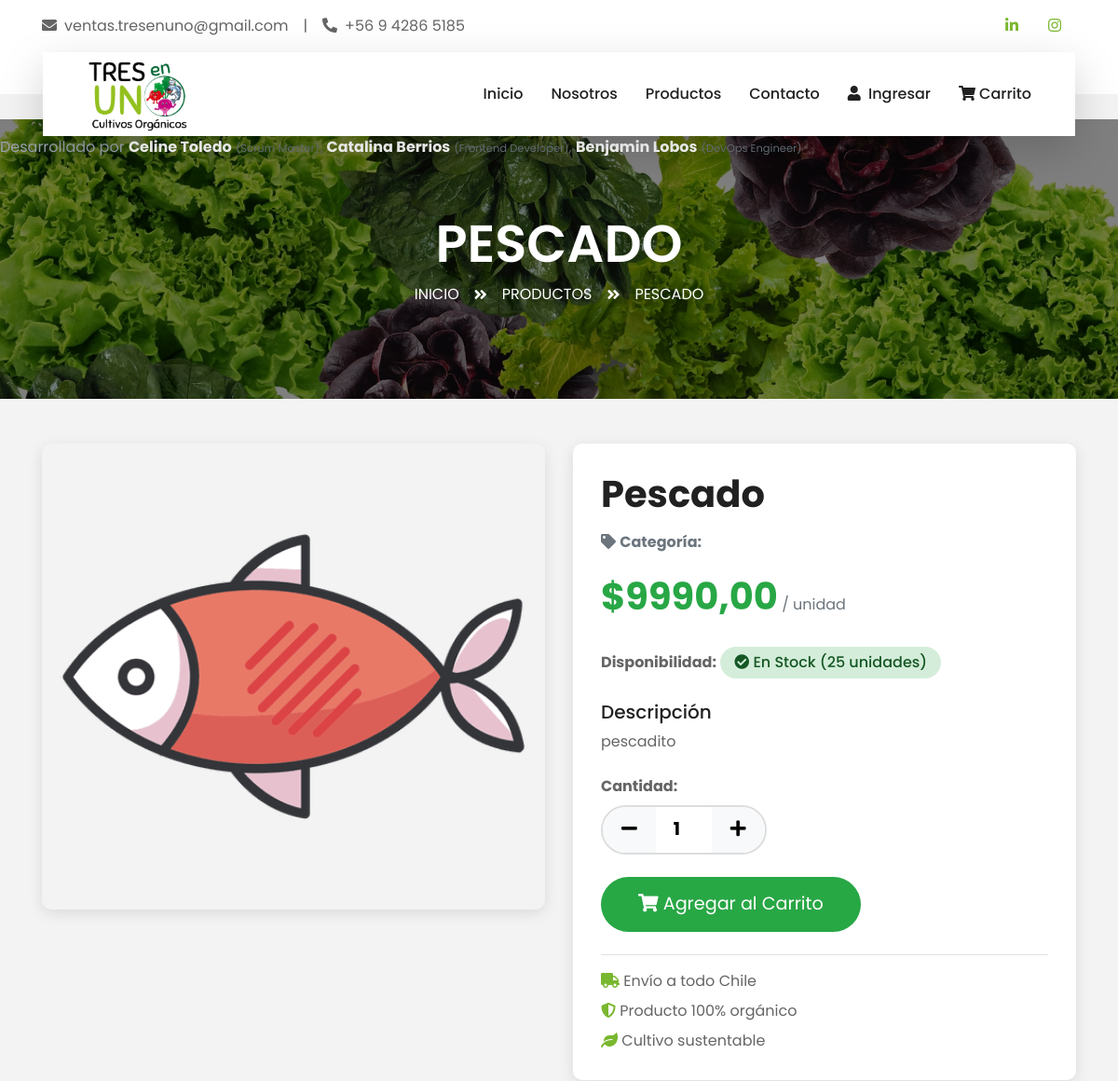
The page /producto/5/ (upper part) on the database as committed earlier.
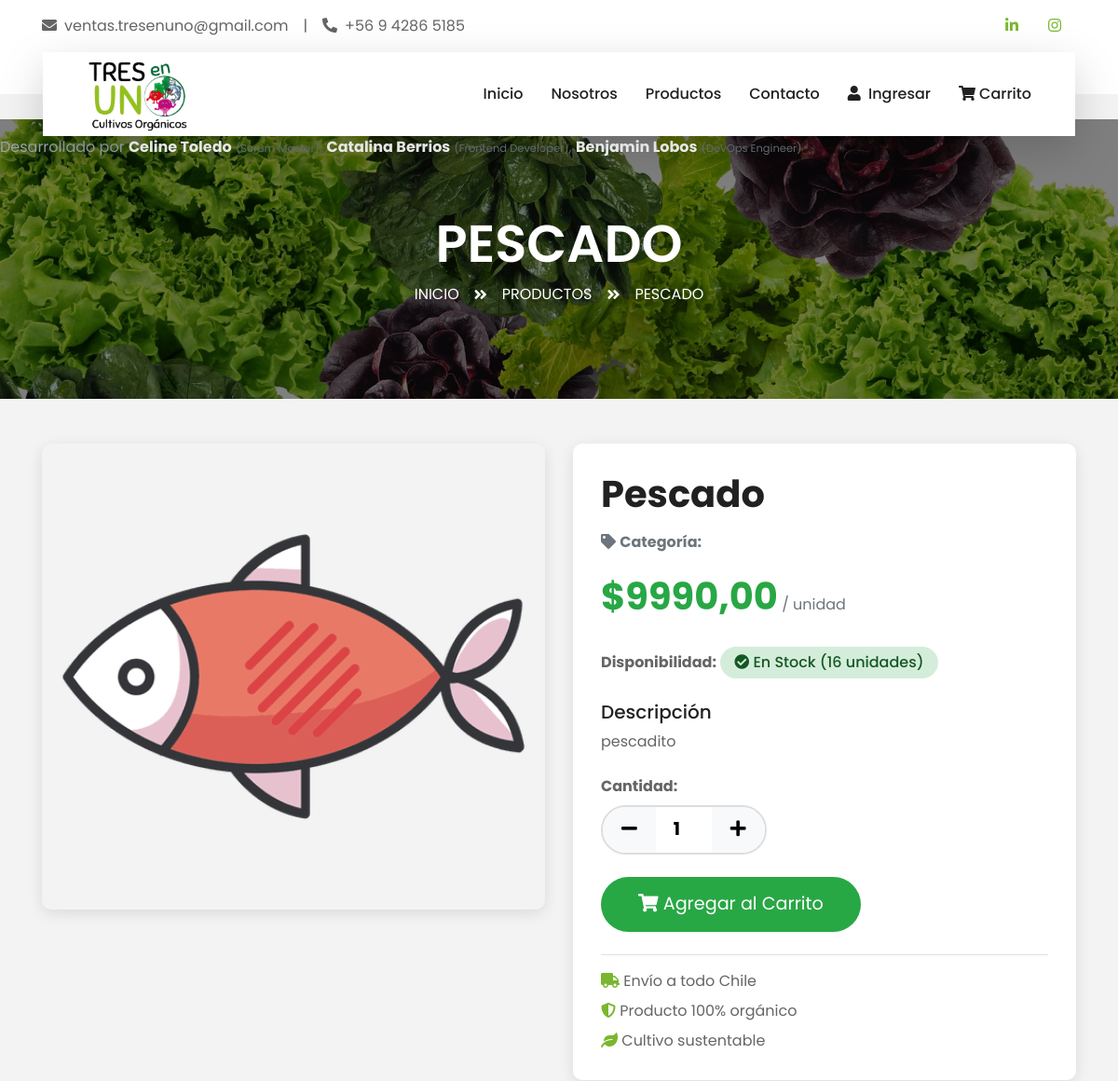
The same page on the database as committed later.
### miapp/models.py (models this page shows, shortened)
class Producto(models.Model):
    UNIDADES_MEDIDA = [
        ('unidad', 'Unidad'),
        ('kg', 'Kilogramo'),
        ('gr', 'Gramo'),
        ('lt', 'Litro'),
        ('ml', 'Mililitro'),
        ('paquete', 'Paquete'),
        ('caja', 'Caja'),
    ]
    nombre = models.CharField(
        max_length=100,
        db_index=True,
        verbose_name="Nombre del producto"
    )
    descripcion = models.TextField(
        max_length=500,
        verbose_name="Descripción"
    )
    precio_unitario = models.DecimalField(
        max_digits=10,
        decimal_places=2,
        verbose_name="Precio unitario",
        help_text="Precio en pesos chilenos"
    )
    unidad_medida = models.CharField(
        max_length=20,
        choices=UNIDADES_MEDIDA,
        default='unidad',
        verbose_name="Unidad de medida"
    )
    stock_disponible = models.IntegerField(
        default=0,
        verbose_name="Stock disponible",
        help_text="Cantidad disponible en inventario"
    )
    categoria = models.ForeignKey(
        Categoria,
        on_delete=models.PROTECT,  # PROTECT en lugar de CASCADE
        related_name='productos',
        verbose_name="Categoría"
    )
    imagen = models.ImageField(
        upload_to='productos/',  # Guarda directamente en productos/
        null=True,
        blank=True,
        verbose_name="Imagen del producto",
        help_text="Imagen principal del producto"
    )
    activo = models.BooleanField(
        default=True,
        verbose_name="Activo",
        help_text="Indica si el producto está activo para venta"
    )
    fecha_creacion = models.DateTimeField(auto_now_add=True, verbose_name="Fecha de creación")
    fecha_modificacion = models.DateTimeField(auto_now=True, verbose_name="Última modificación")
    class Meta:
        db_table = 'productos'
        verbose_name = 'Producto'
        verbose_name_plural = 'Productos'
        ordering = ['-fecha_creacion']
        indexes = [
            models.Index(fields=['nombre']),
            models.Index(fields=['categoria', 'activo']),
            models.Index(fields=['-fecha_creacion']),
        ]

### miapp/views.py (the view)
# urls.py: path('producto/<int:producto_id>/', views.detalle_producto, name='detalle_producto'),
def detalle_producto(request, producto_id):
    producto = get_object_or_404(Producto, pk=producto_id)
    ofertas_activas = Oferta.objects.filter(
        producto=producto,
        fecha_fin__gte=timezone.now(),
        fecha_inicio__lte=timezone.now(),
        activa=True
    )
    productos_relacionados = Producto.objects.filter(
        categoria=producto.categoria,  # ← PROBABLEMENTE SEA ASÍ
        activo=True
    ).exclude(
        id=producto.id
    ).prefetch_related(
        Prefetch('ofertas',
                queryset=Oferta.objects.filter(
                    fecha_fin__gte=timezone.now(),
                    fecha_inicio__lte=timezone.now(),
                    activa=True
                ),
                to_attr='ofertas_activas')
    ).order_by('?')[:3]
    contexto = {
        'producto': producto,
        'ofertas': ofertas_activas,
        'productos_relacionados': productos_relacionados,  # ← LÍNEA NUEVA
        'now': timezone.now(),
    }
    return render(request, 'miapp/detalle_producto.html', contexto)

### miapp/templates/miapp/detalle_producto.html (shortened to what the changed rows need)
{% load static %}
<!DOCTYPE html>
<html lang="es">
<head>
    <link href="https://cdnjs.cloudflare.com/ajax/libs/font-awesome/5.10.0/css/all.min.css" rel="stylesheet">
    <link href="{% static 'css/style.css' %}" rel="stylesheet">
</head>
<body>
    <div class="container-fluid page-header">
        <div class="container">
            <div class="d-flex flex-column align-items-center justify-content-center" style="min-height: 300px">
                <h3 class="display-4 text-white text-uppercase">{{ producto.nombre }}</h3>
                <div class="d-inline-flex text-white">
                    <p class="m-0 text-uppercase"><a class="text-white" href="{% url 'inicio' %}">Inicio</a></p>
                    <i class="fa fa-angle-double-right pt-1 px-3"></i>
                    <p class="m-0 text-uppercase"><a class="text-white" href="{% url 'listar_productos' %}">Productos</a></p>
                    <i class="fa fa-angle-double-right pt-1 px-3"></i>
                    <p class="m-0 text-uppercase">{{ producto.nombre }}</p>
                </div>
            </div>
        </div>
    </div>
    <div class="container-fluid py-5">
        <div class="container">
            <div class="row">
                <div class="col-lg-6 mb-4">
                    <div class="product-image-carousel position-relative">
                        {% if producto.imagen %}
                            <img src="{{ producto.imagen.url }}" alt="{{ producto.nombre }}" class="product-image-main">
                        {% else %}
                            <img src="{% static 'img/default-product.jpg' %}" alt="Sin imagen" class="product-image-main">
                        {% endif %}
                    </div>
                </div>
                <div class="col-lg-6">
                    <div class="product-info">
                        <h1 class="mb-3">{{ producto.nombre }}</h1>
                        <p class="text-muted mb-3">
                            <i class="fa fa-tag"></i>
                            <strong>Categoría:</strong> {{ producto.id_categoria.nombre_categoria }}
                        </p>
                        <div class="mb-4">
                            {% if ofertas %}
                                {% for oferta in ofertas %}
                                    {% if forloop.first %}
                                        <span class="precio-original">${{ producto.precio_unitario }}</span>
                                        <span class="precio-oferta">${{ oferta.precio_oferta }}</span>
                                        <p class="text-muted mb-0">
                                            <small>Oferta válida hasta: {{ oferta.fecha_fin|date:"d/m/Y H:i" }}</small>
                                        </p>
                                    {% endif %}
                                {% endfor %}
                            {% else %}
                                <span class="precio-normal">${{ producto.precio_unitario }}</span>
                            {% endif %}
                            <span class="text-muted"> / {{ producto.unidad_medida }}</span>
                        </div>
                        <div class="mb-4">
                            <strong>Disponibilidad:</strong>
                            {% if producto.stock_disponible > 10 %}
                                <span class="stock-badge stock-disponible">
                                    <i class="fa fa-check-circle"></i> En Stock ({{ producto.stock_disponible }} unidades)
                                </span>
                            {% elif producto.stock_disponible > 0 %}
                                <span class="stock-badge stock-bajo">
                                    <i class="fa fa-exclamation-triangle"></i> Últimas unidades ({{ producto.stock_disponible }} disponibles)
                                </span>
                            {% else %}
                                <span class="stock-badge stock-agotado">
                                    <i class="fa fa-times-circle"></i> Agotado
                                </span>
                            {% endif %}
                        </div>
                        <div class="mb-4">
                            <h5>Descripción</h5>
                            <p>{{ producto.descripcion }}</p>
                        </div>
                        <div class="mb-4">
                            <label class="d-block mb-2"><strong>Cantidad:</strong></label>
                            <div class="cantidad-selector">
                            </div>
                        </div>
                        <div class="mb-3">
                            <button class="btn btn-agregar-carrito" id="btn-agregar-carrito"
                                    {% if producto.stock_disponible == 0 %}disabled{% endif %}>
                            </button>
                        </div>
                        <div class="border-top pt-3 mt-4">
                            <p class="mb-2"><i class="fa fa-truck text-primary"></i> Envío a todo Chile</p>
                            <p class="mb-2"><i class="fa fa-shield-alt text-primary"></i> Producto 100% orgánico</p>
                            <p class="mb-0"><i class="fa fa-leaf text-primary"></i> Cultivo sustentable</p>
                        </div>
                    </div>
                </div>
            </div>
        </div>
    </div>
</body>
</html>

Rows that differ between the two databases and show on the page:
changed Producto "PESCADO": stock_disponible "25" → "16"
